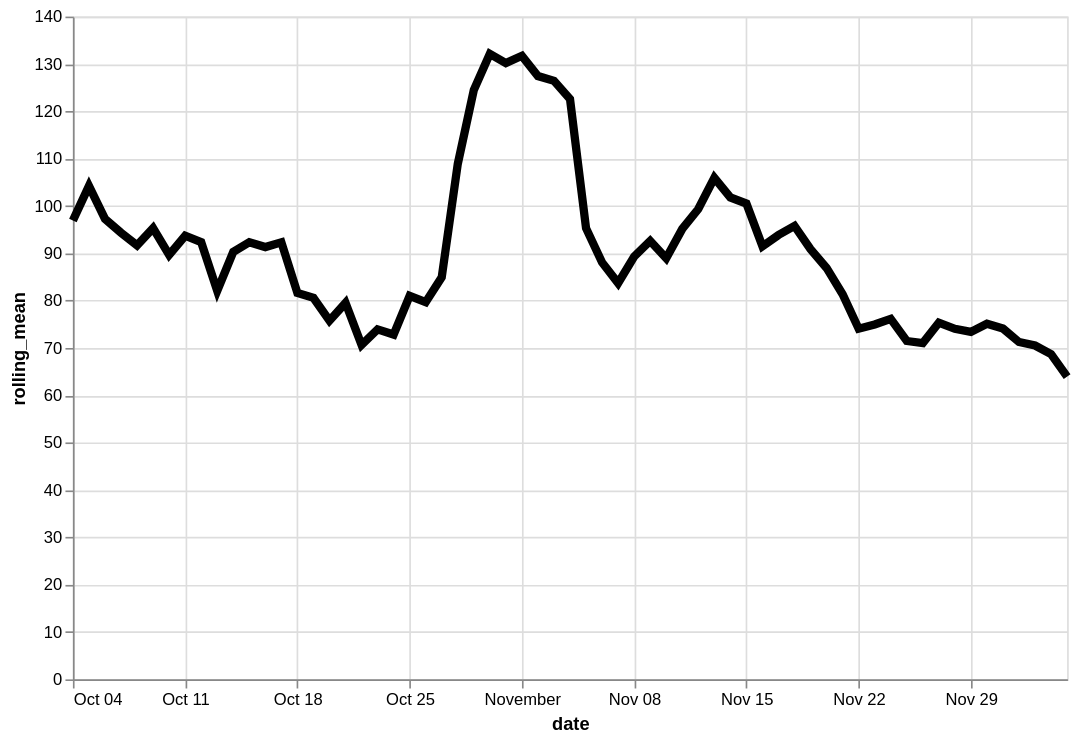

Express this chart as Vega-Lite.
### Vega-Lite specification from a JSON file in a GitHub repository (floating-point values rounded to 4 significant figures)
{"config": {"view": {"continuousWidth": 400, "continuousHeight": 300}}, "data": {"name": "data-dc044c38bffaf93d9f6830568fc400ff"}, "mark": {"type": "line", "color": "black", "size": 5}, "encoding": {"x": {"type": "temporal", "field": "date"}, "y": {"type": "quantitative", "field": "rolling_mean"}}, "height": 400, "transform": [{"window": [{"op": "mean", "field": "price", "as": "rolling_mean"}], "frame": [-4, 3]}], "width": 600, "$schema": "https://vega.github.io/schema/vega-lite/v4.8.1.json", "datasets": {"data-dc044c38bffaf93d9f6830568fc400ff": [{"item": "Window Treatments", "date": "2020-10-04", "price": 31.0}, {"item": "Window Treatments", "date": "2020-10-05", "price": 197.0}, {"item": "Window Treatments", "date": "2020-10-06", "price": 26.0}, {"item": "Window Treatments", "date": "2020-10-07", "price": 133.8}, {"item": "Window Treatments", "date": "2020-10-08", "price": 133.3}, {"item": "Window Treatments", "date": "2020-10-09", "price": 62.5}, {"item": "Window Treatments", "date": "2020-10-10", "price": 76.82}, {"item": "Window Treatments", "date": "2020-10-11", "price": 73.12}, {"item": "Window Treatments", "date": "2020-10-12", "price": 60.0}, {"item": "Window Treatments", "date": "2020-10-13", "price": 151.8}, {"item": "Window Treatments", "date": "2020-10-14", "price": 58.33}, {"item": "Window Treatments", "date": "2020-10-15", "price": 122.9}, {"item": "Window Treatments", "date": "2020-10-16", "price": 51.21}, {"item": "Window Treatments", "date": "2020-10-17", "price": 128.2}, {"item": "Window Treatments", "date": "2020-10-18", "price": 93.06}, {"item": "Window Treatments", "date": "2020-10-19", "price": 65.0}, {"item": "Window Treatments", "date": "2020-10-20", "price": 68.0}, {"item": "Window Treatments", "date": "2020-10-21", "price": 66.2}, {"item": "Window Treatments", "date": "2020-10-22", "price": 50.14}, {"item": "Window Treatments", "date": "2020-10-23", "price": 84.25}, {"item": "Window Treatments", "date": "2020-10-24", "price": 81.31}, {"item": "Window Treatments", "date": "2020-10-25", "price": 57.25}, {"item": "Window Treatments", "date": "2020-10-26", "price": 119.3}, {"item": "Window Treatments", "date": "2020-10-27", "price": 56.25}, {"item": "Window Treatments", "date": "2020-10-28", "price": 133.3}, {"item": "Window Treatments", "date": "2020-10-29", "price": 55.62}, {"item": "Window Treatments", "date": "2020-10-30", "price": 92.08}, {"item": "Window Treatments", "date": "2020-10-31", "price": 275.7}, {"item": "Window Treatments", "date": "2020-11-01", "price": 206.2}, {"item": "Window Treatments", "date": "2020-11-02", "price": 118.5}, {"item": "Window Treatments", "date": "2020-11-03", "price": 103.9}, {"item": "Window Treatments", "date": "2020-11-04", "price": 68.4}, {"item": "Window Treatments", "date": "2020-11-05", "price": 99.17}, {"item": "Window Treatments", "date": "2020-11-06", "price": 47.5}, {"item": "Window Treatments", "date": "2020-11-07", "price": 61.33}, {"item": "Window Treatments", "date": "2020-11-08", "price": 57.41}, {"item": "Window Treatments", "date": "2020-11-09", "price": 148.3}, {"item": "Window Treatments", "date": "2020-11-10", "price": 83.6}, {"item": "Window Treatments", "date": "2020-11-11", "price": 148.8}, {"item": "Window Treatments", "date": "2020-11-12", "price": 94.85}, {"item": "Window Treatments", "date": "2020-11-13", "price": 69.86}, {"item": "Window Treatments", "date": "2020-11-14", "price": 97.06}, {"item": "Window Treatments", "date": "2020-11-15", "price": 95.0}, {"item": "Window Treatments", "date": "2020-11-16", "price": 110.0}, {"item": "Window Treatments", "date": "2020-11-17", "price": 115.2}, {"item": "Window Treatments", "date": "2020-11-18", "price": 73.3}, {"item": "Window Treatments", "date": "2020-11-19", "price": 76.62}, {"item": "Window Treatments", "date": "2020-11-20", "price": 113.9}, {"item": "Window Treatments", "date": "2020-11-21", "price": 85.08}, {"item": "Window Treatments", "date": "2020-11-22", "price": 58.0}, {"item": "Window Treatments", "date": "2020-11-23", "price": 63.12}, {"item": "Window Treatments", "date": "2020-11-24", "price": 65.62}, {"item": "Window Treatments", "date": "2020-11-25", "price": 57.0}, {"item": "Window Treatments", "date": "2020-11-26", "price": 80.35}, {"item": "Window Treatments", "date": "2020-11-27", "price": 86.18}, {"item": "Window Treatments", "date": "2020-11-28", "price": 76.42}, {"item": "Window Treatments", "date": "2020-11-29", "price": 81.46}, {"item": "Window Treatments", "date": "2020-11-30", "price": 92.5}, {"item": "Window Treatments", "date": "2020-12-01", "price": 52.82}, {"item": "Window Treatments", "date": "2020-12-02", "price": 60.5}, {"item": "Window Treatments", "date": "2020-12-03", "price": 70.74}, {"item": "Window Treatments", "date": "2020-12-04", "price": 72.27}, {"item": "Window Treatments", "date": "2020-12-05", "price": 63.3}]}}
